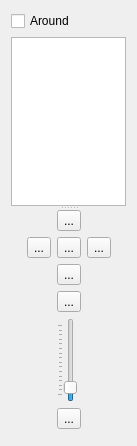
<?xml version="1.0" encoding="UTF-8"?>
<ui version="4.0">
 <class>NavigationWidget</class>
 <widget class="QWidget" name="NavigationWidget">
  <property name="geometry">
   <rect>
    <x>0</x>
    <y>0</y>
    <width>137</width>
    <height>446</height>
   </rect>
  </property>
  <property name="windowTitle">
   <string>Navigation</string>
  </property>
  <layout class="QVBoxLayout" name="verticalLayout">
   <item>
    <widget class="QSplitter" name="m_splitter">
     <property name="orientation">
      <enum>Qt::Vertical</enum>
     </property>
     <widget class="QWidget" name="verticalLayoutWidget">
      <layout class="QVBoxLayout" name="verticalLayout_2">
       <item>
        <widget class="QCheckBox" name="boundedCheckBox">
         <property name="text">
          <string>Around</string>
         </property>
        </widget>
       </item>
       <item>
        <widget class="MarbleSearchListView" name="locationListView">
         <property name="sizePolicy">
          <sizepolicy hsizetype="Preferred" vsizetype="Fixed">
           <horstretch>0</horstretch>
           <verstretch>0</verstretch>
          </sizepolicy>
         </property>
         <property name="minimumSize">
          <size>
           <width>0</width>
           <height>75</height>
          </size>
         </property>
         <property name="focusPolicy">
          <enum>Qt::WheelFocus</enum>
         </property>
         <property name="toolTip">
          <string>Location Browser</string>
         </property>
         <property name="whatsThis">
          <string>Double click an entry of this list to get it displayed on the map.</string>
         </property>
         <property name="horizontalScrollBarPolicy">
          <enum>Qt::ScrollBarAlwaysOff</enum>
         </property>
         <property name="editTriggers">
          <set>QAbstractItemView::NoEditTriggers</set>
         </property>
         <property name="alternatingRowColors">
          <bool>false</bool>
         </property>
         <property name="iconSize">
          <size>
           <width>16</width>
           <height>16</height>
          </size>
         </property>
         <property name="layoutMode">
          <enum>QListView::Batched</enum>
         </property>
         <property name="viewMode">
          <enum>QListView::ListMode</enum>
         </property>
         <property name="uniformItemSizes">
          <bool>true</bool>
         </property>
        </widget>
       </item>
      </layout>
     </widget>
     <widget class="QWidget" name="layoutWidget">
      <layout class="QHBoxLayout" name="horizontalLayout">
       <item>
        <spacer>
         <property name="orientation">
          <enum>Qt::Horizontal</enum>
         </property>
         <property name="sizeType">
          <enum>QSizePolicy::MinimumExpanding</enum>
         </property>
         <property name="sizeHint" stdset="0">
          <size>
           <width>5</width>
           <height>5</height>
          </size>
         </property>
        </spacer>
       </item>
       <item>
        <layout class="QGridLayout" name="_3">
         <property name="margin">
          <number>0</number>
         </property>
         <property name="spacing">
          <number>6</number>
         </property>
         <item row="5" column="1">
          <widget class="QToolButton" name="zoomOutButton">
           <property name="toolTip">
            <string>Zoom Out</string>
           </property>
           <property name="whatsThis">
            <string>Zoom out by pressing this button to see less detail.</string>
           </property>
           <property name="text">
            <string>...</string>
           </property>
           <property name="icon">
            <iconset resource="../marble.qrc">
             <normaloff>:/icons/zoom-out.png</normaloff>:/icons/zoom-out.png</iconset>
           </property>
           <property name="shortcut">
            <string>-</string>
           </property>
          </widget>
         </item>
         <item row="1" column="1">
          <widget class="QToolButton" name="goHomeButton">
           <property name="toolTip">
            <string>Navigate to your 'Home Location'</string>
           </property>
           <property name="whatsThis">
            <string>Click this button to restore the original zoom level and view angle.</string>
           </property>
           <property name="text">
            <string>...</string>
           </property>
           <property name="icon">
            <iconset resource="../marble.qrc">
             <normaloff>:/icons/go-home.png</normaloff>:/icons/go-home.png</iconset>
           </property>
           <property name="shortcut">
            <string>Home</string>
           </property>
          </widget>
         </item>
         <item row="1" column="2">
          <widget class="QToolButton" name="moveRightButton">
           <property name="toolTip">
            <string>Right</string>
           </property>
           <property name="whatsThis">
            <string>Rotates the earth clockwise around its axis.</string>
           </property>
           <property name="text">
            <string>...</string>
           </property>
           <property name="icon">
            <iconset resource="../marble.qrc">
             <normaloff>:/icons/arrow-right.png</normaloff>:/icons/arrow-right.png</iconset>
           </property>
          </widget>
         </item>
         <item row="0" column="1">
          <widget class="QToolButton" name="moveUpButton">
           <property name="toolTip">
            <string>Up</string>
           </property>
           <property name="whatsThis">
            <string>Tilts the earth's axis towards the user.</string>
           </property>
           <property name="text">
            <string>...</string>
           </property>
           <property name="icon">
            <iconset resource="../marble.qrc">
             <normaloff>:/icons/arrow-up.png</normaloff>:/icons/arrow-up.png</iconset>
           </property>
          </widget>
         </item>
         <item row="4" column="1">
          <widget class="QSlider" name="zoomSlider">
           <property name="sizePolicy">
            <sizepolicy hsizetype="Fixed" vsizetype="MinimumExpanding">
             <horstretch>0</horstretch>
             <verstretch>0</verstretch>
            </sizepolicy>
           </property>
           <property name="toolTip">
            <string>Zoom Slider</string>
           </property>
           <property name="whatsThis">
            <string>Use this slider to adjust the zoom level of the map.</string>
           </property>
           <property name="minimum">
            <number>900</number>
           </property>
           <property name="maximum">
            <number>2400</number>
           </property>
           <property name="value">
            <number>1050</number>
           </property>
           <property name="sliderPosition">
            <number>1050</number>
           </property>
           <property name="tracking">
            <bool>true</bool>
           </property>
           <property name="orientation">
            <enum>Qt::Vertical</enum>
           </property>
           <property name="tickPosition">
            <enum>QSlider::TicksAbove</enum>
           </property>
           <property name="tickInterval">
            <number>100</number>
           </property>
          </widget>
         </item>
         <item row="3" column="1">
          <widget class="QToolButton" name="zoomInButton">
           <property name="toolTip">
            <string>Zoom In</string>
           </property>
           <property name="whatsThis">
            <string>Zoom in by pressing this button to see more detail.</string>
           </property>
           <property name="text">
            <string>...</string>
           </property>
           <property name="icon">
            <iconset resource="../marble.qrc">
             <normaloff>:/icons/zoom-in.png</normaloff>:/icons/zoom-in.png</iconset>
           </property>
           <property name="shortcut">
            <string>+</string>
           </property>
          </widget>
         </item>
         <item row="2" column="1">
          <widget class="QToolButton" name="moveDownButton">
           <property name="toolTip">
            <string>Down</string>
           </property>
           <property name="whatsThis">
            <string>Tilts the earth's axis away from the user.</string>
           </property>
           <property name="text">
            <string>...</string>
           </property>
           <property name="icon">
            <iconset resource="../marble.qrc">
             <normaloff>:/icons/arrow-down.png</normaloff>:/icons/arrow-down.png</iconset>
           </property>
          </widget>
         </item>
         <item row="1" column="0">
          <widget class="QToolButton" name="moveLeftButton">
           <property name="toolTip">
            <string>Left</string>
           </property>
           <property name="whatsThis">
            <string>Rotates the earth counterclockwise around its axis.</string>
           </property>
           <property name="text">
            <string>...</string>
           </property>
           <property name="icon">
            <iconset resource="../marble.qrc">
             <normaloff>:/icons/arrow-left.png</normaloff>:/icons/arrow-left.png</iconset>
           </property>
          </widget>
         </item>
        </layout>
       </item>
       <item>
        <spacer>
         <property name="orientation">
          <enum>Qt::Horizontal</enum>
         </property>
         <property name="sizeType">
          <enum>QSizePolicy::MinimumExpanding</enum>
         </property>
         <property name="sizeHint" stdset="0">
          <size>
           <width>5</width>
           <height>5</height>
          </size>
         </property>
        </spacer>
       </item>
      </layout>
     </widget>
    </widget>
   </item>
   <item>
    <widget class="QFrame" name="m_pSpacerFrame">
     <property name="sizePolicy">
      <sizepolicy hsizetype="Fixed" vsizetype="Fixed">
       <horstretch>0</horstretch>
       <verstretch>0</verstretch>
      </sizepolicy>
     </property>
     <property name="minimumSize">
      <size>
       <width>16</width>
       <height>0</height>
      </size>
     </property>
     <property name="maximumSize">
      <size>
       <width>16</width>
       <height>16777215</height>
      </size>
     </property>
     <property name="frameShape">
      <enum>QFrame::NoFrame</enum>
     </property>
     <property name="frameShadow">
      <enum>QFrame::Plain</enum>
     </property>
    </widget>
   </item>
  </layout>
 </widget>
 <customwidgets>
  <customwidget>
   <class>MarbleSearchListView</class>
   <extends>QListView</extends>
   <header>MarbleSearchListView.h</header>
  </customwidget>
 </customwidgets>
 <resources>
  <include location="../marble.qrc"/>
 </resources>
 <connections/>
</ui>
